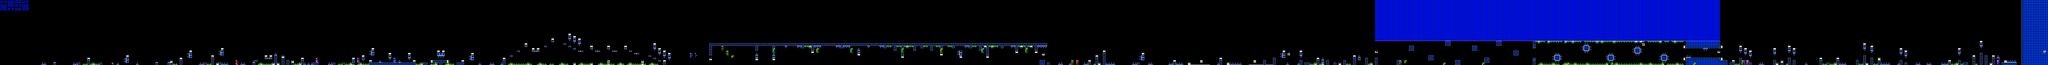

This game map was drawn from its Tiled (.tmx) file and the tilesets committed beside it. A one-line description and the trimmed map source follow:
An orthogonal 843x27 tile map with 16x16 px tiles, 2 tile layers (SP, ...), 2 tilesets, 2 image layers.

<map version="1.10" tiledversion="1.11.2" orientation="orthogonal" renderorder="right-down" width="843" height="27" tilewidth="16" tileheight="16" infinite="0" nextlayerid="5" nextobjectid="1">
 <editorsettings>
  <chunksize width="16" height="27" />
  <export target="dryout.csv" format="csv" />
 </editorsettings>
 <tileset firstgid="1" name="famidash" tilewidth="16" tileheight="16" tilecount="256" columns="16">
  <image source="../../../GRAPHICS/famidash.bmp" width="256" height="256" />
 </tileset>
 <tileset firstgid="257" name="sprites" tilewidth="16" tileheight="16" tilecount="256" columns="16">
  <image source="../../../GRAPHICS/sprites.png" width="256" height="256" />
 </tileset>
 <imagelayer id="3" name="Image Layer 1" parallaxx="0.9" parallaxy="0.9" repeatx="1" repeaty="1">
  <image source="../../../GRAPHICS/Old/parallax Blue.bmp" width="144" height="72" />
 </imagelayer>
 <imagelayer id="4" name="Image Layer 2" offsetx="0" offsety="432" repeatx="1">
  <image source="../../../GRAPHICS/ground.bmp" width="64" height="128" />
 </imagelayer>
 <layer id="1" width="843" height="27">
  <data>[22761 cells, 3859 non-empty, 37 distinct tile ids]</data>
 </layer>
 <layer id="2" name="SP" width="843" height="27">
  <data>[22761 cells, 212 non-empty, 52 distinct tile ids]</data>
 </layer>
</map>
